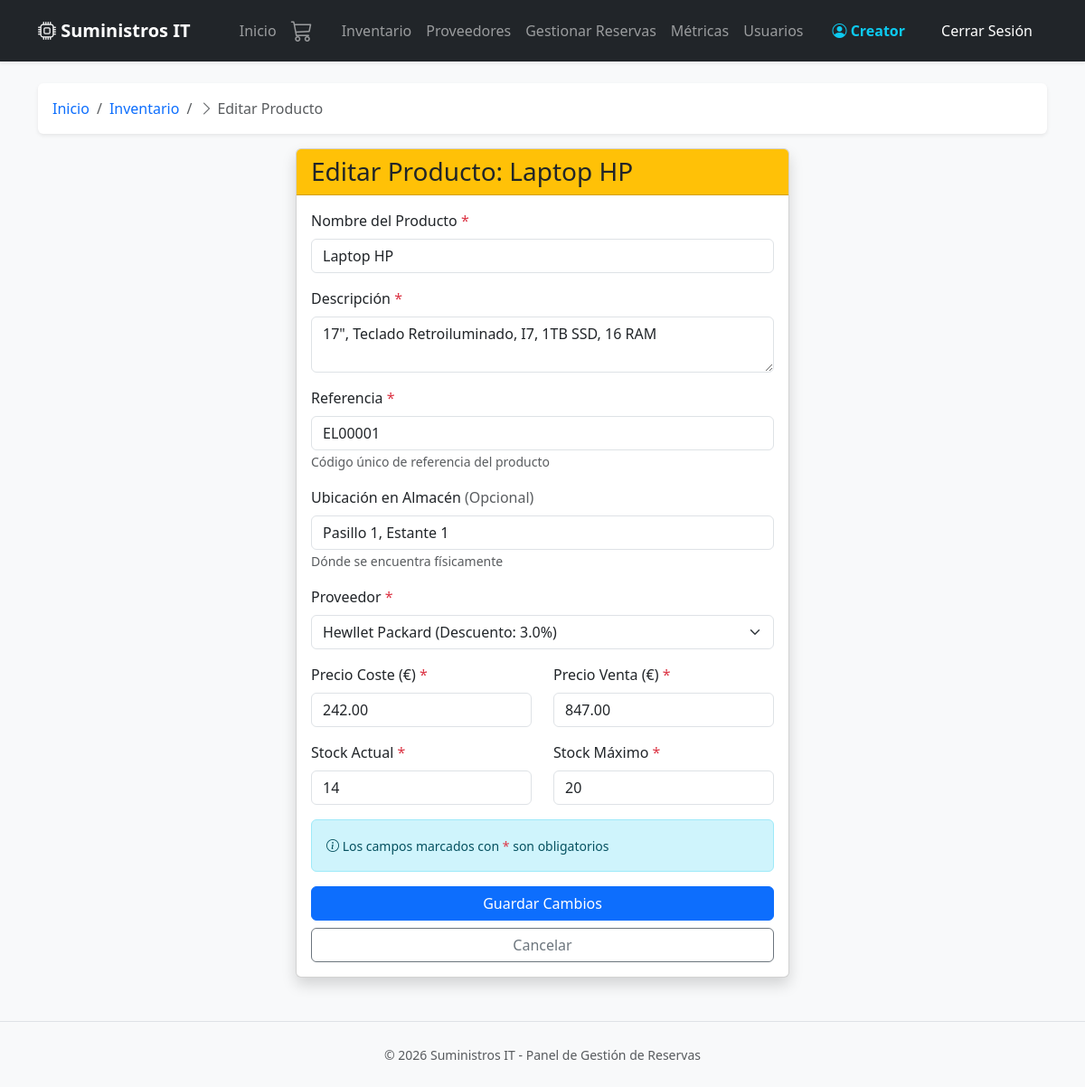
/producto/editar/1 (signed in), run on the app's committed database.
### models.py (models this page shows, shortened)
class Usuario(db.Model, UserMixin):
    id = db.Column(db.Integer, primary_key=True)
    username = db.Column(db.String(50), unique=True, nullable=False, index=True)  # Índice para búsquedas rápidas en login
    password = db.Column(db.String(200), nullable=False)
    rol = db.Column(db.String(20), default='cliente', index=True)  # Índice para filtros por rol
    activo = db.Column(db.Boolean, default=True, index=True)  # Índice para filtros de usuarios activos

class Producto(db.Model):
    id = db.Column(db.Integer, primary_key=True)
    nombre = db.Column(db.String(100), nullable=False, index=True)  # Índice para búsquedas
    descripcion = db.Column(db.Text)
    precio_coste = db.Column(db.Float, nullable=False)
    precio_venta = db.Column(db.Float, nullable=False)
    cantidad_actual = db.Column(db.Integer, default=0, index=True)  # Índice para filtros de stock
    stock_maximo = db.Column(db.Integer, default=100)
    referencia = db.Column(db.String(50), unique=True, index=True)  # Índice para búsquedas por referencia
    ubicacion = db.Column(db.String(100))
    proveedor_id = db.Column(db.Integer, db.ForeignKey('proveedor.id'), index=True)  # Índice para JOINs
    active = db.Column(db.Boolean, default=True, nullable=False, index=True)  # Índice para filtros de activos
    __table_args__ = (
        db.Index('idx_producto_busqueda', 'nombre', 'referencia'),
        db.Index('idx_producto_activo_stock', 'active', 'cantidad_actual'),  # Para catálogo
    )

class Proveedor(db.Model):
    id = db.Column(db.Integer, primary_key=True)
    nombre_empresa = db.Column(db.String(100), nullable=False, index=True)  # Índice para búsquedas
    cif = db.Column(db.String(20), unique=True, index=True)  # Índice para búsquedas por CIF
    telefono = db.Column(db.String(20))
    direccion = db.Column(db.String(200))
    descuento = db.Column(db.Float, default=0.0)
    active = db.Column(db.Boolean, default=True, nullable=False, index=True)  # Índice para filtros de activos
    productos = db.relationship('Producto', backref='proveedor', lazy='dynamic')  # lazy='dynamic' para consultas optimizadas

### main.py (the view, shortened to what this page needs)
    @app.route('/producto/editar/<int:id>', methods=['GET', 'POST'])
    @login_required
    @admin_required
    def editar_producto(id):
        from models import Proveedor
        producto = Producto.query.get_or_404(id)
        proveedores = Proveedor.query.filter_by(active=True).all()
        return render_template('editar_producto.html', producto=producto, proveedores=proveedores)

### main.py (called while the page is built)
def admin_required(f):
    @wraps(f)
    def decorated_function(*args, **kwargs):
        if not current_user.is_authenticated or current_user.rol != 'admin':
            flash("Acceso denegado. Solo administradores pueden acceder.", "danger")
            return redirect(url_for('index'))
        return f(*args, **kwargs)
    return decorated_function

### templates/editar_producto.html (shortened to what this page needs)
{% extends 'base.html' %}
{% block content %}
<div class="row justify-content-center">
    <div class="col-md-6">
        <div class="card shadow">
            <div class="card-header bg-warning text-dark">
                <h3 class="mb-0">Editar Producto: {{ producto.nombre }}</h3>
            </div>
            <div class="card-body">
                <form method="POST" id="formEditarProducto">
                    <div class="mb-3">
                        <label class="form-label">Nombre del Producto <span class="text-danger">*</span></label>
                        <input type="text" name="nombre" class="form-control" value="{{ producto.nombre }}" required>
                    </div>
                    <div class="mb-3">
                        <label class="form-label">Descripción <span class="text-danger">*</span></label>
                        <textarea name="descripcion" class="form-control" rows="2" required>{{ producto.descripcion }}</textarea>
                    </div>
                    <div class="mb-3">
                        <label class="form-label">Referencia <span class="text-danger">*</span></label>
                        <input type="text" name="referencia" class="form-control" value="{{ producto.referencia or '' }}" required>
                        <small class="text-muted">Código único de referencia del producto</small>
                    </div>
                    <div class="mb-3">
                        <label class="form-label">Ubicación en Almacén <span class="text-muted">(Opcional)</span></label>
                        <input type="text" name="ubicacion" class="form-control" value="{{ producto.ubicacion or '' }}">
                        <small class="text-muted">Dónde se encuentra físicamente</small>
                    </div>
                    <div class="mb-3">
                        <label class="form-label">Proveedor <span class="text-danger">*</span></label>
                        <select name="proveedor_id" class="form-select" required>
                            {% for prov in proveedores %}
                                <option value="{{ prov.id }}"
                                    {% if producto.proveedor_id == prov.id %}selected{% endif %}>
                                    {{ prov.nombre_empresa }}
                                    {% if prov.descuento > 0 %}
                                        (Descuento: {{ prov.descuento }}%)
                                    {% endif %}
                                </option>
                            {% endfor %}
                        </select>
                    </div>
                    <div class="row">
                        <div class="col-md-6 mb-3">
                            <label class="form-label">Precio Coste (€) <span class="text-danger">*</span></label>
                            <input type="number" step="0.01" name="precio_coste" id="precio_coste_edit" class="form-control" value="{{ '%.2f'|format(producto.precio_coste) }}" min="0" required>
                        </div>
                        <div class="col-md-6 mb-3">
                            <label class="form-label">Precio Venta (€) <span class="text-danger">*</span></label>
                            <input type="number" step="0.01" name="precio_venta" id="precio_venta_edit" class="form-control" value="{{ '%.2f'|format(producto.precio_venta) }}" min="0" required>
                        </div>
                    </div>
                    <div class="row">
                        <div class="col-md-6 mb-3">
                            <label class="form-label">Stock Actual <span class="text-danger">*</span></label>
                            <input type="number" name="cantidad_actual" class="form-control" value="{{ producto.cantidad_actual }}" min="0" required>
                        </div>
                        <div class="col-md-6 mb-3">
                            <label class="form-label">Stock Máximo <span class="text-danger">*</span></label>
                            <input type="number" name="stock_maximo" class="form-control" value="{{ producto.stock_maximo }}" min="1" required>
                        </div>
                    </div>
                    <div class="alert alert-info">
                        <small><i class="bi bi-info-circle"></i> Los campos marcados con <span class="text-danger">*</span> son obligatorios</small>
                    </div>
                    <div class="d-grid gap-2">
                        <button type="submit" class="btn btn-primary">Guardar Cambios</button>
                        <a href="{{ url_for('inventario') }}" class="btn btn-outline-secondary">Cancelar</a>
                    </div>
                </form>
            </div>
        </div>
    </div>
</div>
{% endblock %}

### templates/base.html (shortened to what this page needs)
<!DOCTYPE html>
<html lang="es">
<head>
    <link href="https://cdn.jsdelivr.net/npm/bootstrap@5.3.0/dist/css/bootstrap.min.css" rel="stylesheet">
    <link rel="stylesheet" href="https://cdn.jsdelivr.net/npm/bootstrap-icons@1.11.0/font/bootstrap-icons.css">
</head>
<body class="bg-light">
    <nav class="navbar navbar-expand-lg navbar-dark bg-dark mb-4 shadow-sm">
        <div class="container">
            <a class="navbar-brand fw-bold" href="{{ url_for('index') }}">
                <i class="bi bi-cpu"></i> Suministros IT
            </a>
            <div class="collapse navbar-collapse" id="navbarNav">
                <div class="navbar-nav ms-auto align-items-center">
                    <a class="nav-link" href="{{ url_for('index') }}">Inicio</a>
                    {% if current_user.is_authenticated %}
                        <a class="nav-link position-relative me-3" href="{{ url_for('ver_carrito') }}" title="Ver mi carrito">
                            <i class="bi bi-cart3 fs-4"></i>
                        </a>
                        {% if current_user.rol == 'admin' %}
                            <a class="nav-link" href="{{ url_for('inventario') }}">Inventario</a>
                            <a class="nav-link" href="{{ url_for('ver_proveedores') }}">Proveedores</a>
                            <a class="nav-link" href="{{ url_for('panel_admin_reservas') }}">Gestionar Reservas</a>
                            <a class="nav-link" href="{{ url_for('dashboard') }}">Métricas</a>
                            <a class="nav-link" href="{{ url_for('ver_usuarios') }}">Usuarios</a>
                        {% elif current_user.rol == 'cliente' %}
                            <a class="nav-link" href="{{ url_for('ver_catalogo') }}">Catálogo</a>
                            <a class="nav-link" href="{{ url_for('pedidos_clientes') }}">Mis Reservas</a>
                        {% endif %}
                        <a class="nav-link ms-3 me-2 text-info fw-semibold" href="{{ url_for('perfil') }}" title="Ver mi perfil">
                            <i class="bi bi-person-circle"></i> {{ current_user.username }}
                        </a>
                        <a class="nav-link btn btn-outline-danger btn-sm text-white px-3 ms-2" href="{{ url_for('logout') }}">
                            Cerrar Sesión
                        </a>
                    {% else %}
                        <a class="nav-link" href="{{ url_for('login') }}">Iniciar Sesión</a>
                        <a class="nav-link btn btn-primary btn-sm text-white px-3 ms-2" href="{{ url_for('registro') }}">Registrarse</a>
                    {% endif %}
                </div>
            </div>
        </div>
    </nav>
    <div class="container">
        {% if current_user.is_authenticated %}
            {% set breadcrumbs = generate_breadcrumbs() %}
            {% if breadcrumbs|length > 1 %}
            <nav aria-label="breadcrumb" class="mb-3">
                <ol class="breadcrumb bg-white p-3 rounded shadow-sm">
                    {% for crumb in breadcrumbs %}
                        {% if crumb.active %}
                            <li class="breadcrumb-item active" aria-current="page">
                                <i class="bi bi-chevron-right text-muted me-1"></i>{{ crumb.text }}
                            </li>
                        {% else %}
                            <li class="breadcrumb-item">
                                <a href="{{ crumb.url }}" class="text-decoration-none">{{ crumb.text }}</a>
                            </li>
                        {% endif %}
                    {% endfor %}
                </ol>
            </nav>
            {% endif %}
        {% endif %}
        {% block content %}{% endblock %}
    </div>
    <footer class="text-center py-4 mt-5 text-muted border-top">
        <small>&copy; 2026 Suministros IT - Panel de Gestión de Reservas</small>
    </footer>
</body>
</html>

### data on the page
Usuario: username "Creator"
Producto: nombre "Laptop HP", descripcion "17\", Teclado Retroiluminado, I7, 1TB SSD, 16 RAM", referencia "EL00001", ubicacion "Pasillo 1, Estante 1", proveedor_id "Hewllet Packard (Descuento: 3.0%)", precio_coste "242.00", precio_venta "847.00", cantidad_actual "14", stock_maximo "20"

### other printed values
{{ crumb.text }} "Inicio" "Inventario"
{{ crumb.text }} "Editar Producto"
